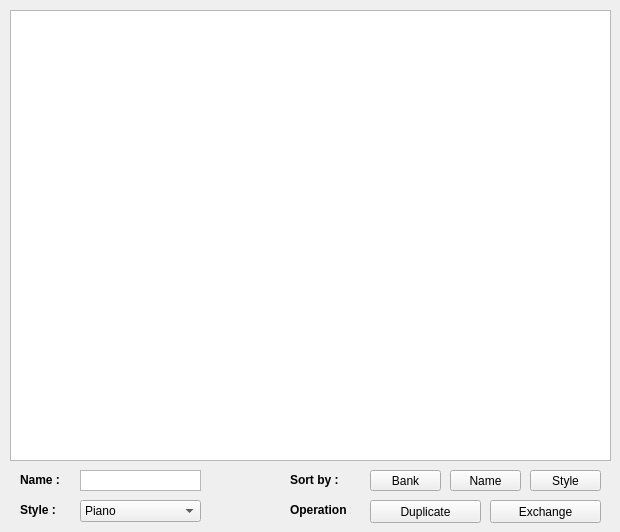
<?xml version="1.0" encoding="UTF-8"?>
<ui version="4.0">
 <class>QBanks</class>
 <widget class="QWidget" name="QBanks">
  <property name="geometry">
   <rect>
    <x>0</x>
    <y>0</y>
    <width>620</width>
    <height>532</height>
   </rect>
  </property>
  <property name="windowTitle">
   <string>Form</string>
  </property>
  <widget class="QPushButton" name="pshBut_bybank">
   <property name="geometry">
    <rect>
     <x>370</x>
     <y>470</y>
     <width>71</width>
     <height>21</height>
    </rect>
   </property>
   <property name="text">
    <string>Bank</string>
   </property>
   <property name="checkable">
    <bool>true</bool>
   </property>
  </widget>
  <widget class="QLabel" name="label_operation">
   <property name="geometry">
    <rect>
     <x>290</x>
     <y>500</y>
     <width>61</width>
     <height>20</height>
    </rect>
   </property>
   <property name="font">
    <font>
     <weight>75</weight>
     <bold>true</bold>
    </font>
   </property>
   <property name="text">
    <string>Operation :</string>
   </property>
  </widget>
  <widget class="QLabel" name="label_sort_3">
   <property name="geometry">
    <rect>
     <x>20</x>
     <y>500</y>
     <width>41</width>
     <height>20</height>
    </rect>
   </property>
   <property name="font">
    <font>
     <weight>75</weight>
     <bold>true</bold>
    </font>
   </property>
   <property name="text">
    <string>Style :</string>
   </property>
  </widget>
  <widget class="QPushButton" name="pshBut_bystyle">
   <property name="geometry">
    <rect>
     <x>530</x>
     <y>470</y>
     <width>71</width>
     <height>21</height>
    </rect>
   </property>
   <property name="text">
    <string>Style</string>
   </property>
   <property name="checkable">
    <bool>true</bool>
   </property>
  </widget>
  <widget class="QLabel" name="label_sort_2">
   <property name="geometry">
    <rect>
     <x>20</x>
     <y>470</y>
     <width>41</width>
     <height>20</height>
    </rect>
   </property>
   <property name="font">
    <font>
     <weight>75</weight>
     <bold>true</bold>
    </font>
   </property>
   <property name="text">
    <string>Name :</string>
   </property>
  </widget>
  <widget class="QPushButton" name="pshBut_exchange">
   <property name="geometry">
    <rect>
     <x>490</x>
     <y>500</y>
     <width>111</width>
     <height>23</height>
    </rect>
   </property>
   <property name="text">
    <string>Exchange</string>
   </property>
  </widget>
  <widget class="QLabel" name="label_sort">
   <property name="geometry">
    <rect>
     <x>290</x>
     <y>470</y>
     <width>61</width>
     <height>20</height>
    </rect>
   </property>
   <property name="font">
    <font>
     <weight>75</weight>
     <bold>true</bold>
    </font>
   </property>
   <property name="text">
    <string>Sort by :</string>
   </property>
  </widget>
  <widget class="QPushButton" name="pshBut_byname">
   <property name="geometry">
    <rect>
     <x>450</x>
     <y>470</y>
     <width>71</width>
     <height>21</height>
    </rect>
   </property>
   <property name="text">
    <string>Name</string>
   </property>
   <property name="checkable">
    <bool>true</bool>
   </property>
  </widget>
  <widget class="QTableWidget" name="table_bank">
   <property name="geometry">
    <rect>
     <x>10</x>
     <y>10</y>
     <width>601</width>
     <height>451</height>
    </rect>
   </property>
   <property name="editTriggers">
    <set>QAbstractItemView::NoEditTriggers</set>
   </property>
   <property name="selectionMode">
    <enum>QAbstractItemView::MultiSelection</enum>
   </property>
   <property name="selectionBehavior">
    <enum>QAbstractItemView::SelectRows</enum>
   </property>
   <attribute name="horizontalHeaderDefaultSectionSize">
    <number>150</number>
   </attribute>
   <attribute name="horizontalHeaderMinimumSectionSize">
    <number>100</number>
   </attribute>
   <attribute name="horizontalHeaderStretchLastSection">
    <bool>true</bool>
   </attribute>
  </widget>
  <widget class="QPlainTextEdit" name="txtEdit_voicename">
   <property name="geometry">
    <rect>
     <x>80</x>
     <y>470</y>
     <width>121</width>
     <height>21</height>
    </rect>
   </property>
   <property name="verticalScrollBarPolicy">
    <enum>Qt::ScrollBarAlwaysOff</enum>
   </property>
   <property name="horizontalScrollBarPolicy">
    <enum>Qt::ScrollBarAlwaysOff</enum>
   </property>
   <property name="lineWrapMode">
    <enum>QPlainTextEdit::NoWrap</enum>
   </property>
   <property name="maximumBlockCount">
    <number>7</number>
   </property>
  </widget>
  <widget class="QPushButton" name="pshBut_copy">
   <property name="geometry">
    <rect>
     <x>370</x>
     <y>500</y>
     <width>111</width>
     <height>23</height>
    </rect>
   </property>
   <property name="text">
    <string>Duplicate</string>
   </property>
  </widget>
  <widget class="QComboBox" name="cmbBox_voicestyle">
   <property name="geometry">
    <rect>
     <x>80</x>
     <y>500</y>
     <width>121</width>
     <height>22</height>
    </rect>
   </property>
   <item>
    <property name="text">
     <string>Piano</string>
    </property>
   </item>
   <item>
    <property name="text">
     <string>Keys</string>
    </property>
   </item>
   <item>
    <property name="text">
     <string>Organ</string>
    </property>
   </item>
   <item>
    <property name="text">
     <string>Guitar</string>
    </property>
   </item>
   <item>
    <property name="text">
     <string>Bass</string>
    </property>
   </item>
   <item>
    <property name="text">
     <string>Orch</string>
    </property>
   </item>
   <item>
    <property name="text">
     <string>Brass</string>
    </property>
   </item>
   <item>
    <property name="text">
     <string>Synth</string>
    </property>
   </item>
   <item>
    <property name="text">
     <string>Pad</string>
    </property>
   </item>
   <item>
    <property name="text">
     <string>Ethnic</string>
    </property>
   </item>
   <item>
    <property name="text">
     <string>Bells</string>
    </property>
   </item>
   <item>
    <property name="text">
     <string>Rythm</string>
    </property>
   </item>
   <item>
    <property name="text">
     <string>SFX</string>
    </property>
   </item>
   <item>
    <property name="text">
     <string>Other</string>
    </property>
   </item>
  </widget>
 </widget>
 <resources/>
 <connections/>
</ui>
